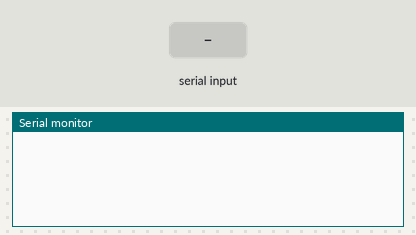
The sketch below on a simulated Arduino Uno, built with avr-gcc and run on an emulated ATmega328P. On the bench: the last lines printed to the serial monitor. The inputs (shaded band) are chosen by the test bench. Storage starts empty.

Above: at 1.2 s.
1.3 s: byte 30 received over Serial
At 2.4 s:
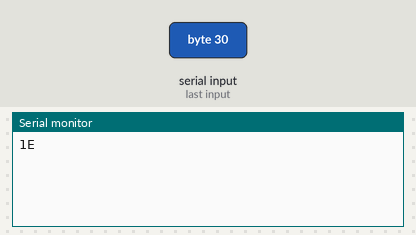
2.8 s: byte 90 received over Serial
At 3.5 s:
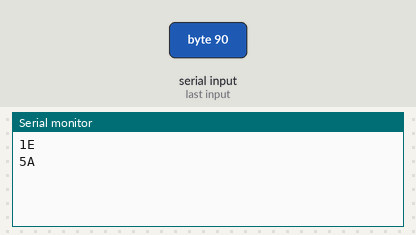
4.3 s: byte 120 received over Serial
At 4.6 s:
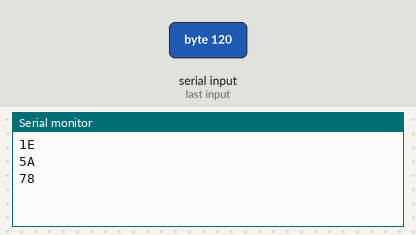

Measured:
- after the input at 1.3 s, the serial monitor: prints a new line at once (image 1)
- after the input at 2.8 s, the serial monitor: prints a new line at once (image 2)
- after the input at 4.3 s, the serial monitor: prints a new line at once (image 3)

The sketch:

serial_read.ino
```cpp
#include <stdlib.h>
#include <SPI.h>
#include <SD.h>

char serial;
File myFile;

void setup()
{
  Serial.begin(9600);
    while (!Serial) {
    ; // wait for serial port to connect. Needed for native USB port only
  }

  if (!SD.begin(4))
  {
    return;
  }


}

void loop()
{
  if(Serial.available() > 0)
  {
      serial = Serial.read();
      Serial.println(serial, HEX);

      if(serial != -1)
      {
        myFile = SD.open("test.txt", FILE_WRITE);

        if (myFile)
        {
          myFile.println(serial);
          myFile.close();
        }
      }
   }
}
```
